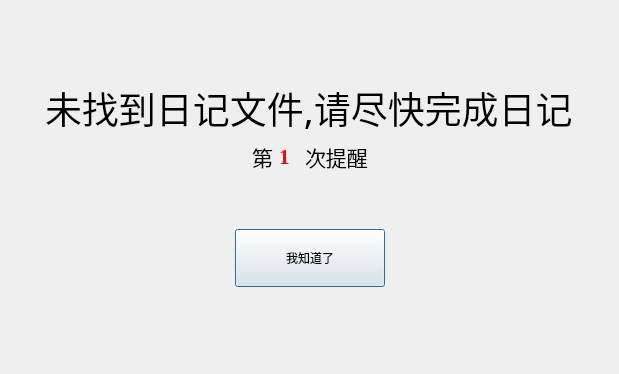
<?xml version="1.0" encoding="UTF-8"?>
<ui version="4.0">
 <class>Dialog</class>
 <widget class="QDialog" name="Dialog">
  <property name="windowModality">
   <enum>Qt::NonModal</enum>
  </property>
  <property name="geometry">
   <rect>
    <x>0</x>
    <y>0</y>
    <width>619</width>
    <height>374</height>
   </rect>
  </property>
  <property name="windowTitle">
   <string>每日日记提醒</string>
  </property>
  <property name="windowIcon">
   <iconset>
    <normaloff>../Pictures/wind_and_girl.gif</normaloff>../Pictures/wind_and_girl.gif</iconset>
  </property>
  <property name="sizeGripEnabled">
   <bool>false</bool>
  </property>
  <layout class="QVBoxLayout" name="verticalLayout_2">
   <item>
    <layout class="QVBoxLayout" name="verticalLayout">
     <property name="leftMargin">
      <number>30</number>
     </property>
     <property name="rightMargin">
      <number>30</number>
     </property>
     <property name="bottomMargin">
      <number>70</number>
     </property>
     <item>
      <spacer name="verticalSpacer">
       <property name="orientation">
        <enum>Qt::Vertical</enum>
       </property>
       <property name="sizeType">
        <enum>QSizePolicy::Fixed</enum>
       </property>
       <property name="sizeHint" stdset="0">
        <size>
         <width>20</width>
         <height>70</height>
        </size>
       </property>
      </spacer>
     </item>
     <item>
      <layout class="QHBoxLayout" name="horizontalLayout_2">
       <item>
        <spacer name="horizontalSpacer_3">
         <property name="orientation">
          <enum>Qt::Horizontal</enum>
         </property>
         <property name="sizeHint" stdset="0">
          <size>
           <width>40</width>
           <height>20</height>
          </size>
         </property>
        </spacer>
       </item>
       <item>
        <widget class="QLabel" name="label_Info">
         <property name="font">
          <font>
           <family>方正纤俊黑简体</family>
           <pointsize>28</pointsize>
          </font>
         </property>
         <property name="text">
          <string>未找到日记文件,请尽快完成日记</string>
         </property>
        </widget>
       </item>
       <item>
        <spacer name="horizontalSpacer_4">
         <property name="orientation">
          <enum>Qt::Horizontal</enum>
         </property>
         <property name="sizeHint" stdset="0">
          <size>
           <width>40</width>
           <height>20</height>
          </size>
         </property>
        </spacer>
       </item>
      </layout>
     </item>
     <item>
      <layout class="QHBoxLayout" name="horizontalLayout">
       <item>
        <spacer name="horizontalSpacer">
         <property name="orientation">
          <enum>Qt::Horizontal</enum>
         </property>
         <property name="sizeHint" stdset="0">
          <size>
           <width>40</width>
           <height>20</height>
          </size>
         </property>
        </spacer>
       </item>
       <item>
        <widget class="QLabel" name="label1">
         <property name="font">
          <font>
           <family>宋体</family>
           <pointsize>16</pointsize>
          </font>
         </property>
         <property name="text">
          <string>第</string>
         </property>
        </widget>
       </item>
       <item>
        <widget class="QLabel" name="label_num">
         <property name="minimumSize">
          <size>
           <width>20</width>
           <height>0</height>
          </size>
         </property>
         <property name="font">
          <font>
           <family>Times New Roman</family>
           <pointsize>16</pointsize>
           <weight>75</weight>
           <bold>true</bold>
           <kerning>false</kerning>
          </font>
         </property>
         <property name="lineWidth">
          <number>1</number>
         </property>
         <property name="text">
          <string>&lt;html&gt;&lt;head/&gt;&lt;body&gt;&lt;p&gt;&lt;span style=&quot; color:#ff0000;&quot;&gt;1&lt;/span&gt;&lt;/p&gt;&lt;/body&gt;&lt;/html&gt;</string>
         </property>
         <property name="margin">
          <number>0</number>
         </property>
        </widget>
       </item>
       <item>
        <widget class="QLabel" name="label3">
         <property name="font">
          <font>
           <family>宋体</family>
           <pointsize>16</pointsize>
          </font>
         </property>
         <property name="text">
          <string>次提醒</string>
         </property>
        </widget>
       </item>
       <item>
        <spacer name="horizontalSpacer_2">
         <property name="orientation">
          <enum>Qt::Horizontal</enum>
         </property>
         <property name="sizeHint" stdset="0">
          <size>
           <width>40</width>
           <height>20</height>
          </size>
         </property>
        </spacer>
       </item>
      </layout>
     </item>
     <item>
      <spacer name="verticalSpacer_2">
       <property name="orientation">
        <enum>Qt::Vertical</enum>
       </property>
       <property name="sizeType">
        <enum>QSizePolicy::Fixed</enum>
       </property>
       <property name="sizeHint" stdset="0">
        <size>
         <width>20</width>
         <height>50</height>
        </size>
       </property>
      </spacer>
     </item>
     <item>
      <layout class="QHBoxLayout" name="horizontalLayout_3">
       <item>
        <spacer name="horizontalSpacer_5">
         <property name="orientation">
          <enum>Qt::Horizontal</enum>
         </property>
         <property name="sizeHint" stdset="0">
          <size>
           <width>40</width>
           <height>20</height>
          </size>
         </property>
        </spacer>
       </item>
       <item>
        <widget class="QPushButton" name="pushButton">
         <property name="sizePolicy">
          <sizepolicy hsizetype="Minimum" vsizetype="Expanding">
           <horstretch>0</horstretch>
           <verstretch>0</verstretch>
          </sizepolicy>
         </property>
         <property name="minimumSize">
          <size>
           <width>150</width>
           <height>0</height>
          </size>
         </property>
         <property name="maximumSize">
          <size>
           <width>16777215</width>
           <height>60</height>
          </size>
         </property>
         <property name="text">
          <string>我知道了</string>
         </property>
        </widget>
       </item>
       <item>
        <spacer name="horizontalSpacer_6">
         <property name="orientation">
          <enum>Qt::Horizontal</enum>
         </property>
         <property name="sizeHint" stdset="0">
          <size>
           <width>40</width>
           <height>20</height>
          </size>
         </property>
        </spacer>
       </item>
      </layout>
     </item>
    </layout>
   </item>
   <item>
    <widget class="QLineEdit" name="label_hide">
     <property name="maximumSize">
      <size>
       <width>0</width>
       <height>0</height>
      </size>
     </property>
    </widget>
   </item>
  </layout>
 </widget>
 <resources/>
 <connections/>
</ui>
